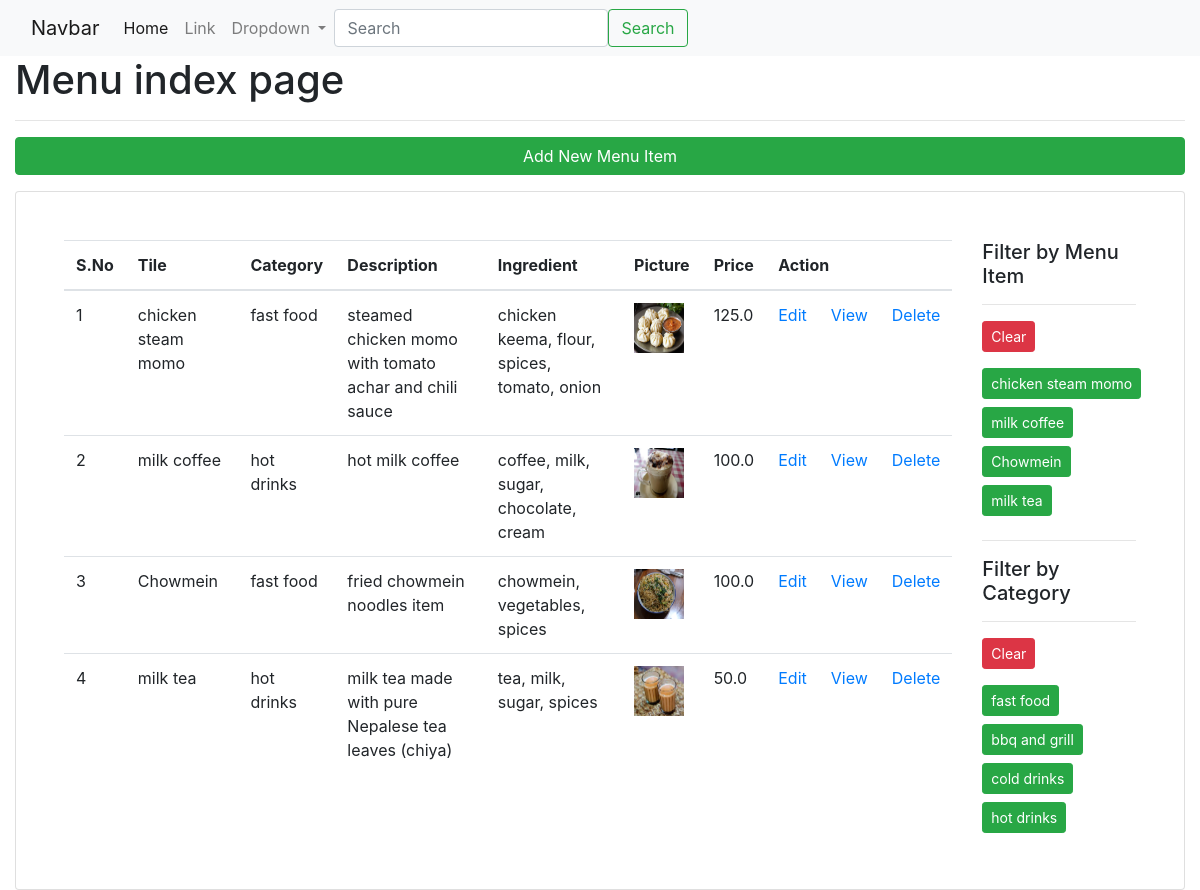
The page /menu/ (signed in) on the database as committed earlier.
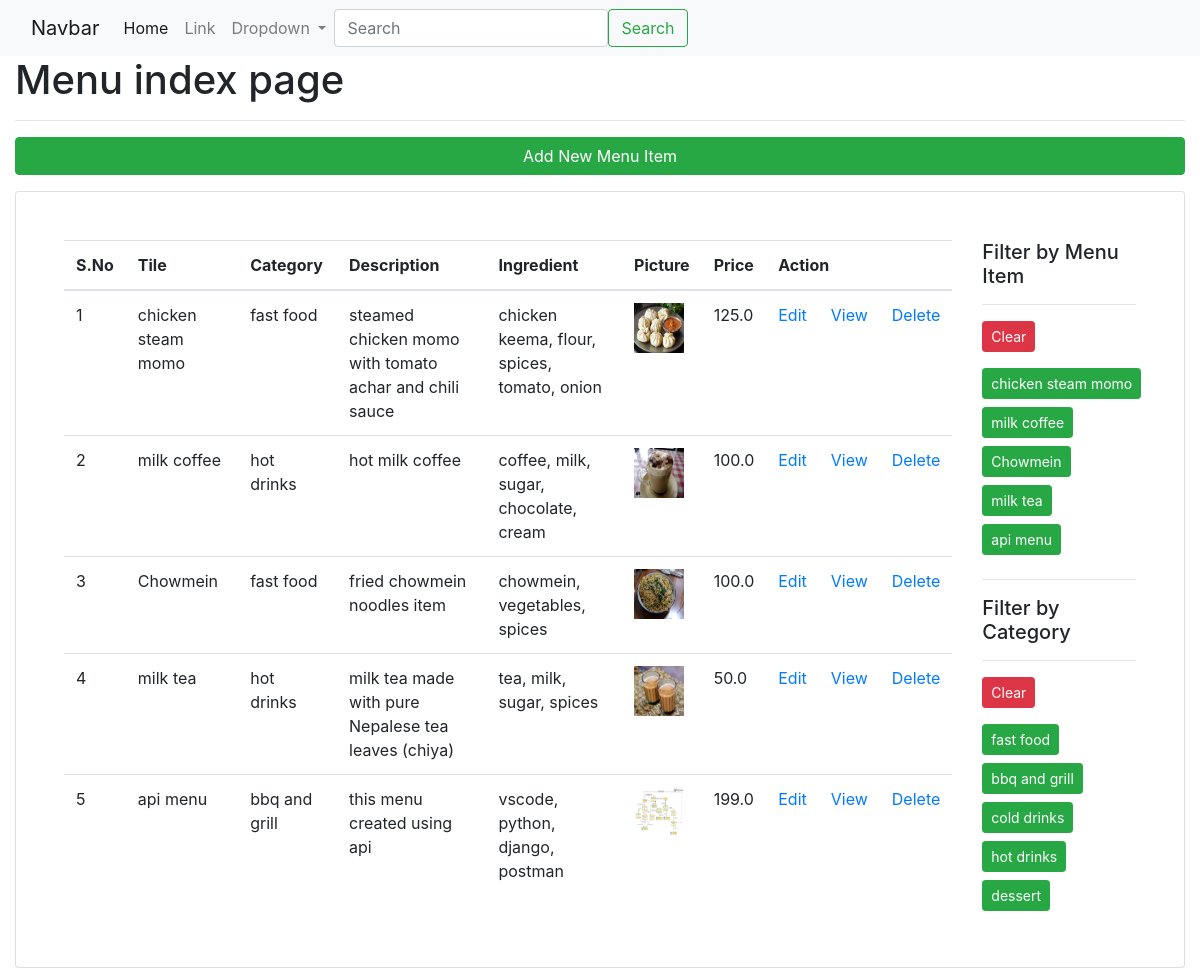
The same page on the database as committed later.
### app_restro/models.py (models this page shows, shortened)
class MenuModel(models.Model):
    menu_title=models.CharField(max_length=100)
    category_id=models.ForeignKey(Category, on_delete=models.CASCADE)
    menu_desc=models.CharField(max_length=200)
    menu_img=models.FileField(upload_to="menu/images/", blank=True)
    menu_ingredient=models.CharField(max_length=200)
    menu_price=models.FloatField()
    class Meta:
        db_table="app_menus"

class Category(models.Model):
    category_name=models.CharField(max_length=200)
    class Meta:
        db_table="app_categories"

### app_restro/views.py (the view)
# urls.py: path('menu/',views.menu_index, name='menu-list'),
@login_required(login_url='/authentication/login')
def menu_index(request):
    data=MenuModel.objects.all()
    categories=Category.objects.all()
    context={"data":data, "categories":categories}
    if request.method=="POST":
        if request.POST.get('id') is not None:
            filter_list=MenuModel.objects.filter(id=request.POST.get('id'))
        elif request.POST.get('category_id') is not None:
            filter_list=MenuModel.objects.filter(category_id=request.POST.get('category_id'))
        context.update({"data":filter_list})
    return render(request, 'menus/index.html',context)

### templates/menus/index.html (shortened to what this page needs)
{% extends "layouts/master.html" %}
{% block content %}
<div class="container-fluid">
    <h1>Menu index page</h1><hr>
    <a href="{% url 'menu-add' %}" class="btn btn-success col-12 mb-3">Add New Menu Item</a>
    <div class="card p-5">
        <div class="row">
            <div class="col-md-10">
                <table class="table table-hover">
                    <thead>
                        <th>S.No</th>
                        <th>Tile</th>
                        <th>Category</th>
                        <th>Description</th>
                        <th>Ingredient</th>
                        <th>Picture</th>
                        <th>Price</th>
                        <th colspan="3">Action</th>
                    </thead>
                    <tbody>
                        {% for val in data %}
                        <tr>
                            <td>{{ forloop.counter }}</td>
                            <td>{{ val.menu_title }}</td>
                            <td>{{ val.category_id.category_name }}</td>
                            <td>{{ val.menu_desc }}</td>
                            <td>{{ val.menu_ingredient }}</td>
                            <td><img src="{{ val.menu_img.url }}" alt="" width="50" height="50"></td>
                            <td>{{ val.menu_price }}</td>
                            <td><a href="{% url 'menu-edit' val.id %}" class="link-success">Edit</a></td>
                            <td><a href="{% url 'menu-show' val.id %}" class="link-info">View</a></td>
                            <td><a href="{% url 'menu-delete' val.id %}" class="link-danger">Delete</a></td>
                        </tr>
                        {% endfor %}
                    </tbody>
                </table>
            </div>
            <div class="col-md-2">
                <h5>Filter by Menu Item</h5>
                <hr>
                <a href="{% url 'menu-list' %}" class="btn btn-sm btn-danger mb-3">Clear</a>
                {% for val in data %}
                <form action="{% url 'menu-list' %}" method="post">
                    <input type="submit" value="{{ val.menu_title }}" class="btn btn-sm btn-success mb-2">
                </form>
                {% endfor %}
                <hr>
                <h5>Filter by Category</h5>
                <hr>
                <a href="{% url 'menu-list' %}" class="btn btn-sm btn-danger mb-3">Clear</a>
                {% for val in categories %}
                <form action="{% url 'menu-list' %}" method="post">
                    <input type="submit" value="{{ val.category_name }}" class="btn btn-sm btn-success mb-2">
                </form>
                {% endfor %}
            </div>
        </div>
    </div>
</div>
{% endblock %}

### templates/layouts/master.html (shortened to what this page needs)
<!doctype html>
<html lang="en">
  <head>
    {% load static %}
    <link rel="stylesheet" href="{% static 'css/bootstrap.min.css' %}">
  </head>
  <body>
    <nav class="navbar navbar-expand-lg navbar-light bg-light">
      <div class="container-fluid">
        <a class="navbar-brand" href="#">Navbar</a>
        <div class="collapse navbar-collapse" id="navbarSupportedContent">
          <ul class="navbar-nav me-auto mb-2 mb-lg-0">
            <li class="nav-item">
              <a class="nav-link active" aria-current="page" href="#">Home</a>
            </li>
            <li class="nav-item">
              <a class="nav-link" href="#">Link</a>
            </li>
            <li class="nav-item dropdown">
              <a class="nav-link dropdown-toggle" href="#" id="navbarDropdown" role="button" data-bs-toggle="dropdown" aria-expanded="false">
                Dropdown
              </a>
            </li>
          </ul>
          <form class="d-flex">
            <input class="form-control me-2" type="search" placeholder="Search" aria-label="Search">
            <button class="btn btn-outline-success" type="submit">Search</button>
          </form>
        </div>
      </div>
    </nav>
    {% block content %}
    {% endblock %}
  </body>
</html>

Rows that differ between the two databases and show on the page:
added MenuModel: menu_title "api menu", category_id.category_name "bbq and grill", menu_desc "this menu created using api", menu_ingredient "vscode, python, django, postman", menu_img (picture), menu_price "199.0"
added Category: category_name "dessert"
